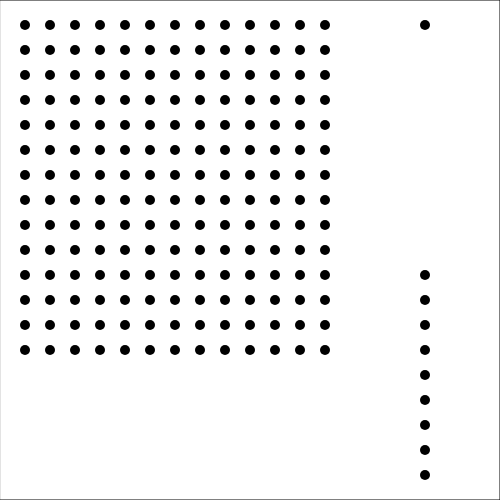
Frame 1 (no input)
Frame 60 (no input): identical to frame 1, image omitted
Frame 120 (the mouse pressed at the canvas centre since frame 60): identical to frame 1, image omitted

The p5.js sketch that drew this single still picture (run headless with seeded random() and noise() and a simulated clock; from frame 60 on, the mouse is pressed at the canvas centre):

// p5.js sketch
// ── sketch.js
let graphics = [];
let graphicIndex = 0;

function setup() {
  createCanvas(500, 500);
  graphics.push(new Number7());
  graphics.push(new Number8());
  graphics.push(new Number9());
  switchGraphic();
}

function draw() {

}

class Base {
  draw() {
    background(255);
    stroke(0);
    noFill();
    rect(0, 0, width, height);
    noStroke();
    fill(0);
  }
}

class Number7 extends Base {
  draw() {
    super.draw();
    let grid = 19;
    let margin = width / (grid+1);
    for(let i=0; i<13; i++) {
      for(let j=0; j<14; j++) {
        ellipse((i+1) * margin, (j+1) * margin, 10, 10);
      }
    }

    ellipse(17 * margin, margin, 10, 10);

    for(let i=11; i<20; i++) {
      ellipse(17 * margin, i * margin, 10, 10);
    }
  }
}

class Number8 extends Base {
  draw() {
    super.draw();
    let grid = 19;
    let margin = width / (grid+1);
    
    ellipse(14 * margin, 3 * margin, 10, 10);
    ellipse(14 * margin, 14 * margin, 10, 10);
    ellipse(15 * margin, 14 * margin, 10, 10);
  }
}

class Number9 extends Base {
  draw() {
    super.draw();
    let grid = 19;
    let margin = width / (grid+1);

    ellipse(1 * margin, 10 * margin, 10, 10);
    ellipse(2 * margin, 10 * margin, 10, 10);
    ellipse(4 * margin, 10 * margin, 10, 10);
  }
}

function switchGraphic() {
  graphics[graphicIndex%graphics.length].draw();
  graphicIndex++;
}

function mouseReleased() {
  switchGraphic();
}

function touchEnded() {
  switchGraphic();
}
